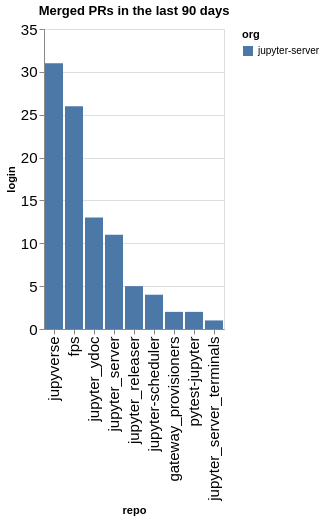

Notebook source saved alongside this figure:
### Code cell
prs_by_repo = merged.groupby(['org', 'repo']).count()['login'].reset_index().sort_values(['org', 'login'], ascending=False)
alt.Chart(data=prs_by_repo, title=f"Merged PRs in the last {n_days} days").mark_bar().encode(
    x=alt.X('repo', sort=prs_by_repo['repo'].values.tolist()),
    y='login',
    color='org'
)

### Figure 1 — Vega-Lite specification as saved in the notebook (floating-point values rounded to 4 significant figures)
{"config": {"axisLeft": {"labelFontSize": 15}, "axisBottom": {"labelFontSize": 15}}, "data": {"name": "data-82d61b7191f20ed686d41ca34180d71e"}, "mark": {"type": "bar"}, "encoding": {"color": {"field": "org", "type": "nominal"}, "x": {"field": "repo", "sort": ["jupyverse", "fps", "jupyter_ydoc", "jupyter_server", "jupyter_releaser", "jupyter-scheduler", "gateway_provisioners", "pytest-jupyter", "jupyter_server_terminals"], "type": "nominal"}, "y": {"field": "login", "type": "quantitative"}}, "title": "Merged PRs in the last 90 days", "$schema": "https://vega.github.io/schema/vega-lite/v5.20.1.json", "datasets": {"data-82d61b7191f20ed686d41ca34180d71e": [{"org": "jupyter-server", "repo": "jupyverse", "login": 31}, {"org": "jupyter-server", "repo": "fps", "login": 26}, {"org": "jupyter-server", "repo": "jupyter_ydoc", "login": 13}, {"org": "jupyter-server", "repo": "jupyter_server", "login": 11}, {"org": "jupyter-server", "repo": "jupyter_releaser", "login": 5}, {"org": "jupyter-server", "repo": "jupyter-scheduler", "login": 4}, {"org": "jupyter-server", "repo": "gateway_provisioners", "login": 2}, {"org": "jupyter-server", "repo": "pytest-jupyter", "login": 2}, {"org": "jupyter-server", "repo": "jupyter_server_terminals", "login": 1}]}}
